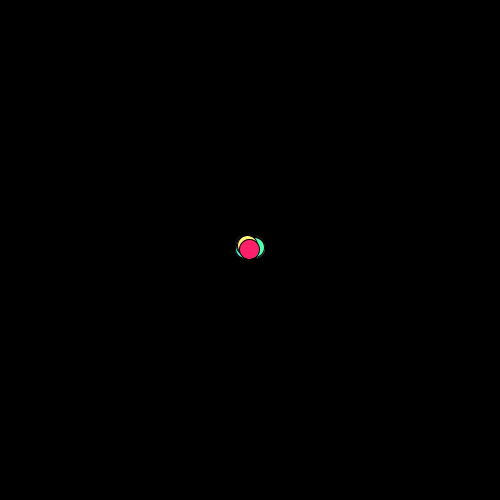
Frame 1 (no input)
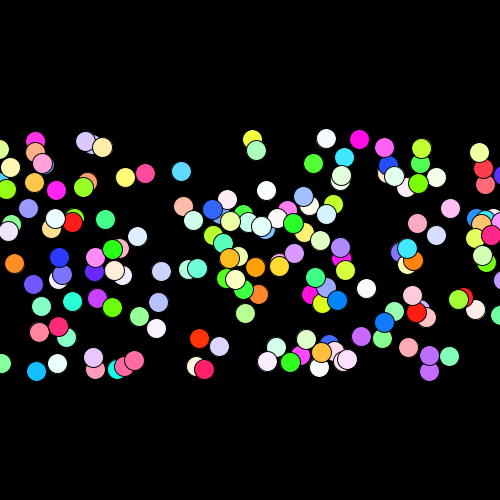
Frame 60 (the mouse pressed at the canvas centre just before this capture)
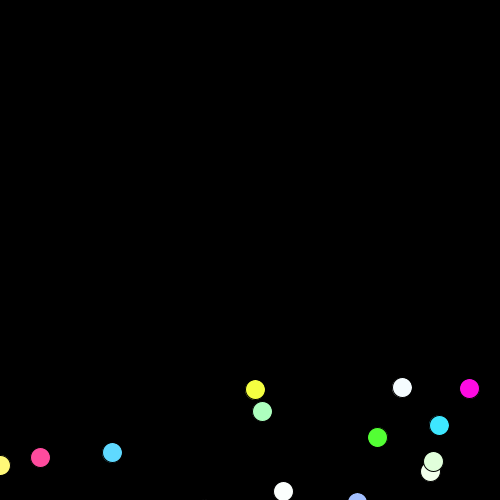
Frame 120 (the mouse held since frame 60 and released just before this capture)

The Processing sketch that drew these frames (run headless with seeded random() and noise(); from frame 60 on, the mouse is pressed at the canvas centre):

// Processing sketch: sketch_140731a
// ── sketch_140731a.pde
class Particles
{
 float x, y, r;
 float h,s;
 color c;
 
 float VelocityX;
 float VelocityY;
 
  Particles(){
  x = width/2;
  y = height/2;
  r = 10;
  h = random(0,255);
  s = random(0,255);
  c = color(h, s, 255);
  
  VelocityY = random(1,5);
  VelocityX = random(-5,5);
  
  
  }
  void draw()
  {
    fill(c);
    ellipse(x, y, 2 * r, 2 * r);
  };
  void Update()
  {
    y -= VelocityY;
    x += VelocityX;
  }
}

Particles particles;
ArrayList<Particles> particless;
void setup()
{
 size(500,500);
 colorMode(HSB);
 particless = new ArrayList<Particles>();
 for(int i = 0; i < 200; i++)
 {
   Particles p = new Particles();
   particless.add(p); 
  }
}
void draw()
{
  background(0, 0, 0);
  strokeWeight(1);
  int n = particless.size();
  for(int i = 0; i < n; i++)
  {
   Particles p = particless.get(i);
   p.VelocityY -= 0.1f;
   p.Update();
   p.draw();
  }
}
